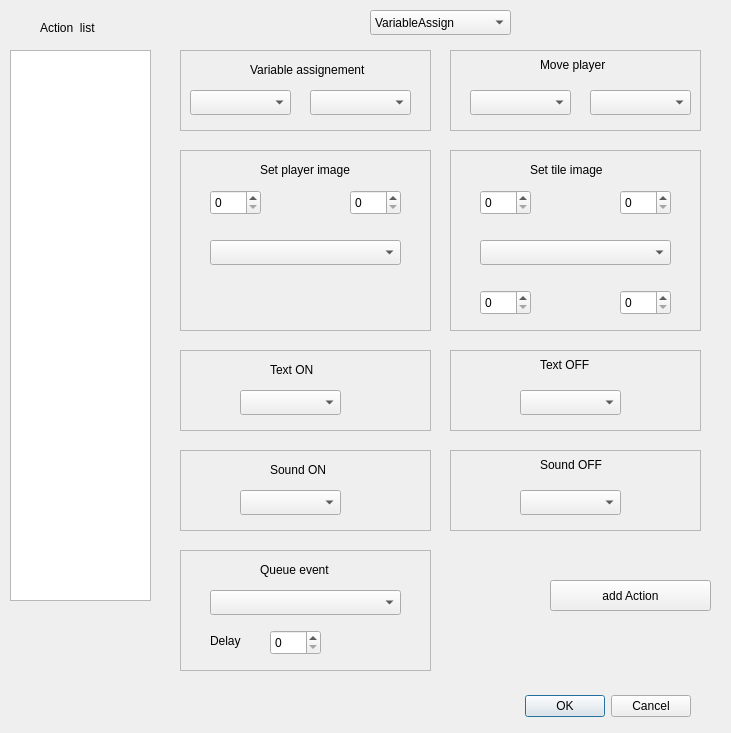
<?xml version="1.0" encoding="UTF-8"?>
<ui version="4.0">
 <class>CreateActionDialog</class>
 <widget class="QDialog" name="CreateActionDialog">
  <property name="geometry">
   <rect>
    <x>0</x>
    <y>0</y>
    <width>731</width>
    <height>733</height>
   </rect>
  </property>
  <property name="windowTitle">
   <string>Dialog</string>
  </property>
  <widget class="QDialogButtonBox" name="buttonBox">
   <property name="geometry">
    <rect>
     <x>510</x>
     <y>690</y>
     <width>181</width>
     <height>32</height>
    </rect>
   </property>
   <property name="orientation">
    <enum>Qt::Horizontal</enum>
   </property>
   <property name="standardButtons">
    <set>QDialogButtonBox::Cancel|QDialogButtonBox::Ok</set>
   </property>
  </widget>
  <widget class="QFrame" name="playerFrame">
   <property name="geometry">
    <rect>
     <x>180</x>
     <y>150</y>
     <width>251</width>
     <height>181</height>
    </rect>
   </property>
   <property name="frameShape">
    <enum>QFrame::StyledPanel</enum>
   </property>
   <property name="frameShadow">
    <enum>QFrame::Raised</enum>
   </property>
   <widget class="QLabel" name="label_8">
    <property name="geometry">
     <rect>
      <x>80</x>
      <y>10</y>
      <width>101</width>
      <height>20</height>
     </rect>
    </property>
    <property name="text">
     <string>Set player image</string>
    </property>
   </widget>
   <widget class="QComboBox" name="playerComboBox">
    <property name="geometry">
     <rect>
      <x>30</x>
      <y>90</y>
      <width>191</width>
      <height>25</height>
     </rect>
    </property>
   </widget>
   <widget class="QSpinBox" name="xStateSpinBox_2">
    <property name="geometry">
     <rect>
      <x>30</x>
      <y>40</y>
      <width>51</width>
      <height>25</height>
     </rect>
    </property>
   </widget>
   <widget class="QSpinBox" name="yStateSpinBox_2">
    <property name="geometry">
     <rect>
      <x>170</x>
      <y>40</y>
      <width>51</width>
      <height>25</height>
     </rect>
    </property>
   </widget>
   <zorder>label_8</zorder>
   <zorder>playerComboBox</zorder>
   <zorder>xStateSpinBox_2</zorder>
   <zorder>yStateSpinBox_2</zorder>
   <zorder>xTileMSpinBox_2</zorder>
  </widget>
  <widget class="QFrame" name="tileFrame">
   <property name="geometry">
    <rect>
     <x>450</x>
     <y>150</y>
     <width>251</width>
     <height>181</height>
    </rect>
   </property>
   <property name="frameShape">
    <enum>QFrame::StyledPanel</enum>
   </property>
   <property name="frameShadow">
    <enum>QFrame::Raised</enum>
   </property>
   <widget class="QSpinBox" name="xTileTSpinBox">
    <property name="geometry">
     <rect>
      <x>30</x>
      <y>40</y>
      <width>51</width>
      <height>25</height>
     </rect>
    </property>
   </widget>
   <widget class="QSpinBox" name="yTileTSpinBox">
    <property name="geometry">
     <rect>
      <x>170</x>
      <y>40</y>
      <width>51</width>
      <height>25</height>
     </rect>
    </property>
   </widget>
   <widget class="QLabel" name="label_6">
    <property name="geometry">
     <rect>
      <x>80</x>
      <y>10</y>
      <width>81</width>
      <height>20</height>
     </rect>
    </property>
    <property name="text">
     <string>Set tile image</string>
    </property>
   </widget>
   <widget class="QComboBox" name="tileComboBox">
    <property name="geometry">
     <rect>
      <x>30</x>
      <y>90</y>
      <width>191</width>
      <height>25</height>
     </rect>
    </property>
   </widget>
   <widget class="QSpinBox" name="yTileMSpinBox">
    <property name="geometry">
     <rect>
      <x>170</x>
      <y>140</y>
      <width>51</width>
      <height>25</height>
     </rect>
    </property>
   </widget>
   <widget class="QSpinBox" name="xTileMSpinBox">
    <property name="geometry">
     <rect>
      <x>30</x>
      <y>140</y>
      <width>51</width>
      <height>25</height>
     </rect>
    </property>
   </widget>
  </widget>
  <widget class="QComboBox" name="variableListComboBox">
   <property name="geometry">
    <rect>
     <x>370</x>
     <y>10</y>
     <width>141</width>
     <height>25</height>
    </rect>
   </property>
   <item>
    <property name="text">
     <string>VariableAssign</string>
    </property>
   </item>
   <item>
    <property name="text">
     <string>PlayerMove</string>
    </property>
   </item>
   <item>
    <property name="text">
     <string>PlayerSetImage</string>
    </property>
   </item>
   <item>
    <property name="text">
     <string>PositionSetImage</string>
    </property>
   </item>
   <item>
    <property name="text">
     <string>TextOn</string>
    </property>
   </item>
   <item>
    <property name="text">
     <string>TextOff</string>
    </property>
   </item>
   <item>
    <property name="text">
     <string>EventQueue</string>
    </property>
   </item>
   <item>
    <property name="text">
     <string>SoundOn</string>
    </property>
   </item>
   <item>
    <property name="text">
     <string>SoundOff</string>
    </property>
   </item>
  </widget>
  <widget class="QListWidget" name="actionListWidget">
   <property name="geometry">
    <rect>
     <x>10</x>
     <y>50</y>
     <width>141</width>
     <height>551</height>
    </rect>
   </property>
  </widget>
  <widget class="QPushButton" name="addVariableButton">
   <property name="geometry">
    <rect>
     <x>550</x>
     <y>580</y>
     <width>161</width>
     <height>31</height>
    </rect>
   </property>
   <property name="text">
    <string>add Action</string>
   </property>
  </widget>
  <widget class="QFrame" name="assignementFrame">
   <property name="geometry">
    <rect>
     <x>180</x>
     <y>50</y>
     <width>251</width>
     <height>81</height>
    </rect>
   </property>
   <property name="frameShape">
    <enum>QFrame::StyledPanel</enum>
   </property>
   <property name="frameShadow">
    <enum>QFrame::Raised</enum>
   </property>
   <widget class="QLabel" name="label_5">
    <property name="geometry">
     <rect>
      <x>70</x>
      <y>10</y>
      <width>131</width>
      <height>20</height>
     </rect>
    </property>
    <property name="text">
     <string>Variable assignement</string>
    </property>
   </widget>
   <widget class="QComboBox" name="var1AssigncomboBox">
    <property name="geometry">
     <rect>
      <x>10</x>
      <y>40</y>
      <width>101</width>
      <height>25</height>
     </rect>
    </property>
   </widget>
   <widget class="QComboBox" name="var2AssigncomboBox">
    <property name="geometry">
     <rect>
      <x>130</x>
      <y>40</y>
      <width>101</width>
      <height>25</height>
     </rect>
    </property>
   </widget>
  </widget>
  <widget class="QFrame" name="soundONFrame">
   <property name="geometry">
    <rect>
     <x>180</x>
     <y>450</y>
     <width>251</width>
     <height>81</height>
    </rect>
   </property>
   <property name="frameShape">
    <enum>QFrame::StyledPanel</enum>
   </property>
   <property name="frameShadow">
    <enum>QFrame::Raised</enum>
   </property>
   <widget class="QComboBox" name="soundONcomboBox">
    <property name="geometry">
     <rect>
      <x>60</x>
      <y>40</y>
      <width>101</width>
      <height>25</height>
     </rect>
    </property>
   </widget>
   <widget class="QLabel" name="label_3">
    <property name="geometry">
     <rect>
      <x>90</x>
      <y>10</y>
      <width>61</width>
      <height>20</height>
     </rect>
    </property>
    <property name="text">
     <string>Sound ON</string>
    </property>
   </widget>
  </widget>
  <widget class="QLabel" name="label">
   <property name="geometry">
    <rect>
     <x>40</x>
     <y>20</y>
     <width>71</width>
     <height>16</height>
    </rect>
   </property>
   <property name="text">
    <string>Action  list</string>
   </property>
  </widget>
  <widget class="QFrame" name="queueFrame">
   <property name="geometry">
    <rect>
     <x>180</x>
     <y>550</y>
     <width>251</width>
     <height>121</height>
    </rect>
   </property>
   <property name="frameShape">
    <enum>QFrame::StyledPanel</enum>
   </property>
   <property name="frameShadow">
    <enum>QFrame::Raised</enum>
   </property>
   <widget class="QComboBox" name="queueComboBox">
    <property name="geometry">
     <rect>
      <x>30</x>
      <y>40</y>
      <width>191</width>
      <height>25</height>
     </rect>
    </property>
   </widget>
   <widget class="QLabel" name="label_7">
    <property name="geometry">
     <rect>
      <x>80</x>
      <y>10</y>
      <width>81</width>
      <height>20</height>
     </rect>
    </property>
    <property name="text">
     <string>Queue event</string>
    </property>
   </widget>
   <widget class="QSpinBox" name="queueDelay">
    <property name="geometry">
     <rect>
      <x>90</x>
      <y>80</y>
      <width>51</width>
      <height>25</height>
     </rect>
    </property>
   </widget>
   <widget class="QLabel" name="label_4">
    <property name="geometry">
     <rect>
      <x>30</x>
      <y>80</y>
      <width>57</width>
      <height>21</height>
     </rect>
    </property>
    <property name="text">
     <string>Delay</string>
    </property>
   </widget>
  </widget>
  <widget class="QFrame" name="soundOFFFrame">
   <property name="geometry">
    <rect>
     <x>450</x>
     <y>450</y>
     <width>251</width>
     <height>81</height>
    </rect>
   </property>
   <property name="frameShape">
    <enum>QFrame::StyledPanel</enum>
   </property>
   <property name="frameShadow">
    <enum>QFrame::Raised</enum>
   </property>
   <widget class="QLabel" name="label_11">
    <property name="geometry">
     <rect>
      <x>90</x>
      <y>5</y>
      <width>71</width>
      <height>20</height>
     </rect>
    </property>
    <property name="text">
     <string>Sound OFF</string>
    </property>
   </widget>
   <widget class="QComboBox" name="soundOFFcomboBox">
    <property name="geometry">
     <rect>
      <x>70</x>
      <y>40</y>
      <width>101</width>
      <height>25</height>
     </rect>
    </property>
   </widget>
  </widget>
  <widget class="QFrame" name="MoveFrame">
   <property name="geometry">
    <rect>
     <x>450</x>
     <y>50</y>
     <width>251</width>
     <height>81</height>
    </rect>
   </property>
   <property name="frameShape">
    <enum>QFrame::StyledPanel</enum>
   </property>
   <property name="frameShadow">
    <enum>QFrame::Raised</enum>
   </property>
   <widget class="QLabel" name="label_12">
    <property name="geometry">
     <rect>
      <x>90</x>
      <y>5</y>
      <width>81</width>
      <height>20</height>
     </rect>
    </property>
    <property name="text">
     <string>Move player</string>
    </property>
   </widget>
   <widget class="QComboBox" name="var1MovePcomboBox">
    <property name="geometry">
     <rect>
      <x>20</x>
      <y>40</y>
      <width>101</width>
      <height>25</height>
     </rect>
    </property>
   </widget>
   <widget class="QComboBox" name="var2MovePcomboBox">
    <property name="geometry">
     <rect>
      <x>140</x>
      <y>40</y>
      <width>101</width>
      <height>25</height>
     </rect>
    </property>
   </widget>
  </widget>
  <widget class="QFrame" name="textOnFrame">
   <property name="geometry">
    <rect>
     <x>180</x>
     <y>350</y>
     <width>251</width>
     <height>81</height>
    </rect>
   </property>
   <property name="frameShape">
    <enum>QFrame::StyledPanel</enum>
   </property>
   <property name="frameShadow">
    <enum>QFrame::Raised</enum>
   </property>
   <widget class="QLabel" name="label_2">
    <property name="geometry">
     <rect>
      <x>90</x>
      <y>10</y>
      <width>56</width>
      <height>20</height>
     </rect>
    </property>
    <property name="text">
     <string>Text ON</string>
    </property>
   </widget>
   <widget class="QComboBox" name="textOncomboBox_2">
    <property name="geometry">
     <rect>
      <x>60</x>
      <y>40</y>
      <width>101</width>
      <height>25</height>
     </rect>
    </property>
   </widget>
  </widget>
  <widget class="QFrame" name="textOFFFrame">
   <property name="geometry">
    <rect>
     <x>450</x>
     <y>350</y>
     <width>251</width>
     <height>81</height>
    </rect>
   </property>
   <property name="frameShape">
    <enum>QFrame::StyledPanel</enum>
   </property>
   <property name="frameShadow">
    <enum>QFrame::Raised</enum>
   </property>
   <widget class="QLabel" name="label_9">
    <property name="geometry">
     <rect>
      <x>90</x>
      <y>5</y>
      <width>56</width>
      <height>20</height>
     </rect>
    </property>
    <property name="text">
     <string>Text OFF</string>
    </property>
   </widget>
   <widget class="QComboBox" name="textOffcomboBox">
    <property name="geometry">
     <rect>
      <x>70</x>
      <y>40</y>
      <width>101</width>
      <height>25</height>
     </rect>
    </property>
   </widget>
  </widget>
 </widget>
 <resources/>
 <connections>
  <connection>
   <sender>buttonBox</sender>
   <signal>accepted()</signal>
   <receiver>CreateActionDialog</receiver>
   <slot>accept()</slot>
   <hints>
    <hint type="sourcelabel">
     <x>248</x>
     <y>254</y>
    </hint>
    <hint type="destinationlabel">
     <x>157</x>
     <y>274</y>
    </hint>
   </hints>
  </connection>
  <connection>
   <sender>buttonBox</sender>
   <signal>rejected()</signal>
   <receiver>CreateActionDialog</receiver>
   <slot>reject()</slot>
   <hints>
    <hint type="sourcelabel">
     <x>316</x>
     <y>260</y>
    </hint>
    <hint type="destinationlabel">
     <x>286</x>
     <y>274</y>
    </hint>
   </hints>
  </connection>
 </connections>
</ui>
